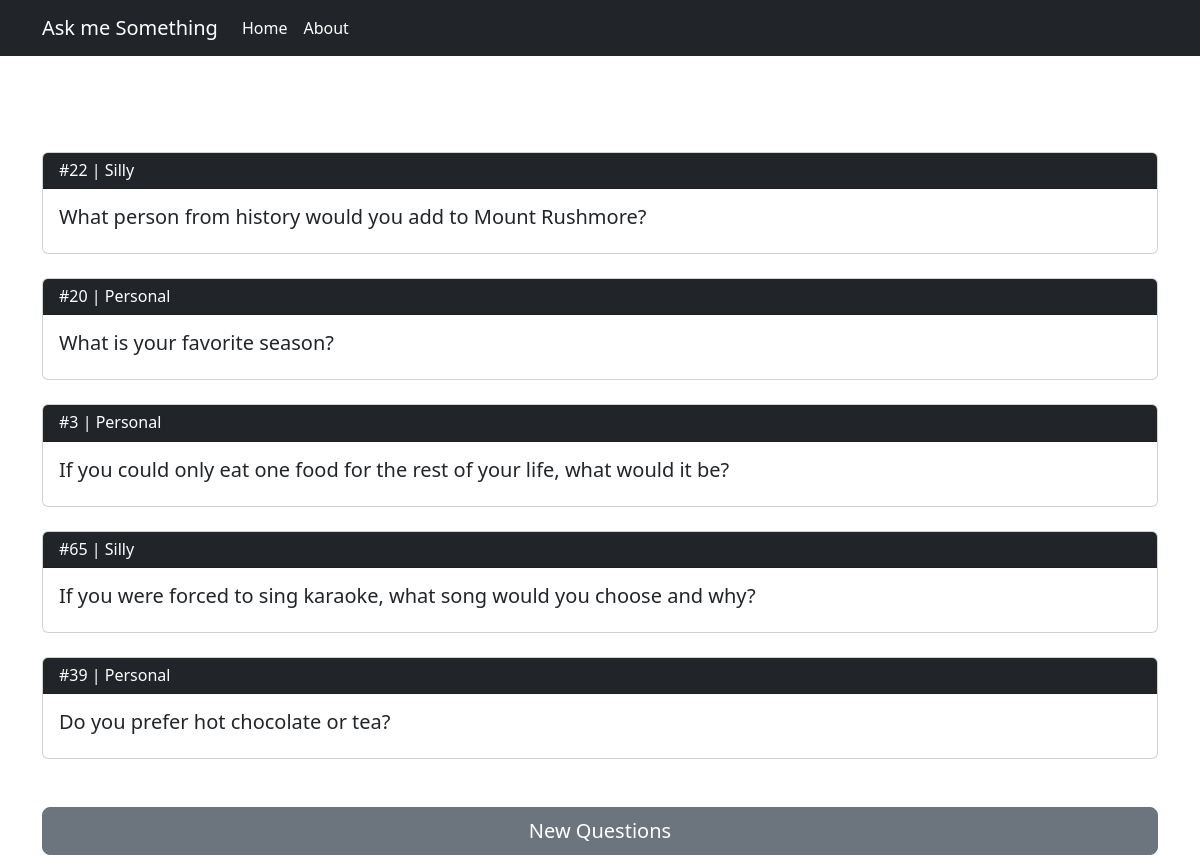
The page / on the database its author committed.
### app.py (models this page shows)
class ASKDB(db.Model):
    id = db.Column(db.Integer, primary_key=True)
    question = db.Column(db.String(250))
    category = db.Column(db.String(100))

### app.py (the view)
@app.route('/')
def index():
    questionList = ASKDB.query.order_by(func.random()).limit(5)
    return render_template('index.html', **locals())

### templates/index.html (shortened to what this page needs)
<!DOCTYPE html>
<html lang="en">
    {% include 'partials/head.html' %}
<body>
	{% include 'partials/nav.html' %}
	<div class="container">
		<br />
		{% for question in questionList %}
			<div class="card mt-4">
				<h5 class="card-header bg-dark text-white fs-6">#{{ question.id }} | {{ question.category }}</h5>
				<div class="card-body">
					<h5 class="card-title">{{ question.question }}</h5>
				</div>
			</div>
		{% endfor %}
		<a class="btn btn-secondary btn-lg col-12 mt-5" href="/">New Questions</a>
	</div>
</body>
</html>

### templates/partials/head.html (shortened to what this page needs)
<head>
    <link href="https://cdn.jsdelivr.net/npm/bootstrap@5.3.0-alpha3/dist/css/bootstrap.min.css" rel="stylesheet">
</head>

### templates/partials/nav.html (shortened to what this page needs)
<nav class="navbar navbar-expand-lg navbar-dark bg-dark mb-5">
	<div class="container">
		<a class="navbar-brand" href="{{ url_for('index') }}">Ask me Something</a>
		<div class="collapse navbar-collapse" id="navbarSupportedContent">
			<ul class="navbar-nav me-auto mb-2 mb-lg-0">
				<li class="nav-item">
					<a class="nav-link active" aria-current="page" href="{{ url_for('index') }}">Home</a>
				</li>
				<li class="nav-item">
					<a class="nav-link active" aria-current="page" href="about">About</a>
				</li>
			</ul>
		</div>
	</div>
</nav>

### rows shown on the page
ASKDB: id "22", category "Silly", question "What person from history would you add to Mount Rushmore?"
ASKDB: id "20", category "Personal", question "What is your favorite season?"
ASKDB: id "3", category "Personal", question "If you could only eat one food for the rest of your life, what would it be?"
ASKDB: id "65", category "Silly", question "If you were forced to sing karaoke, what song would you choose and why?"
ASKDB: id "39", category "Personal", question "Do you prefer hot chocolate or tea?"
